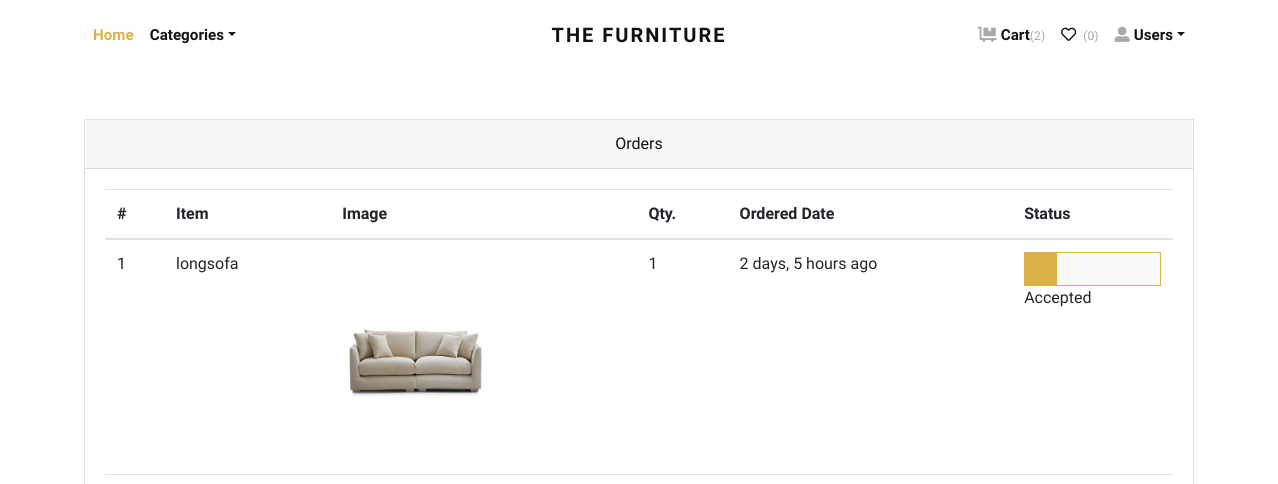
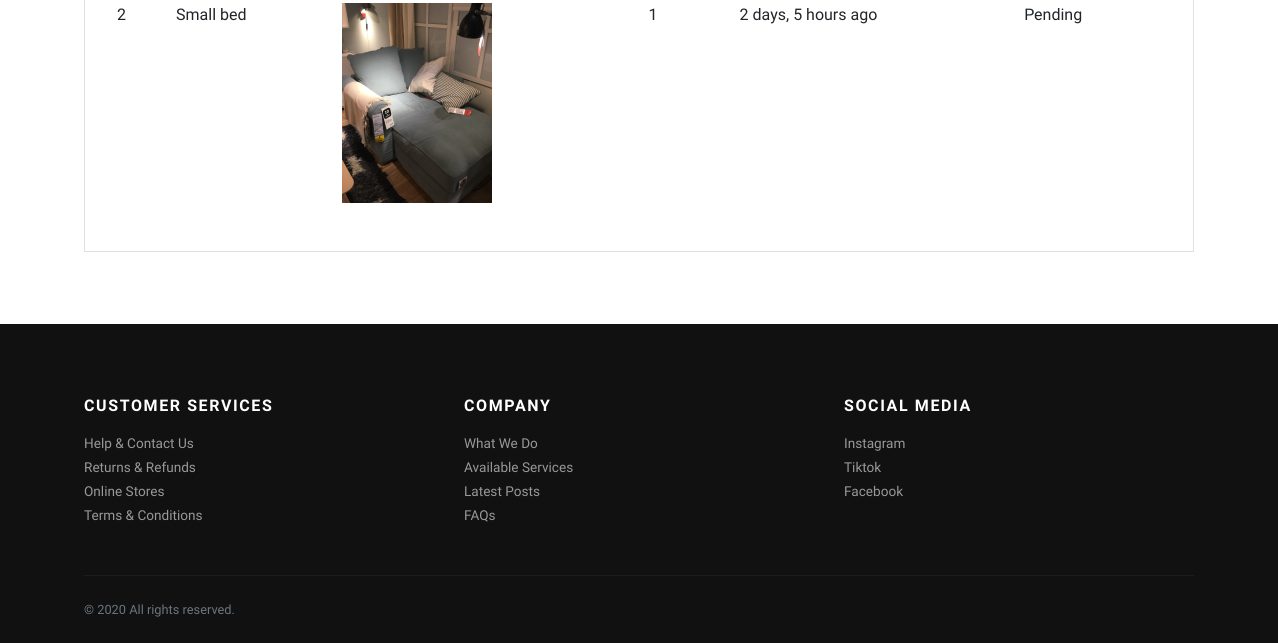
The page /orders/ (signed in) on the database as committed earlier (2 pictures, top to bottom).
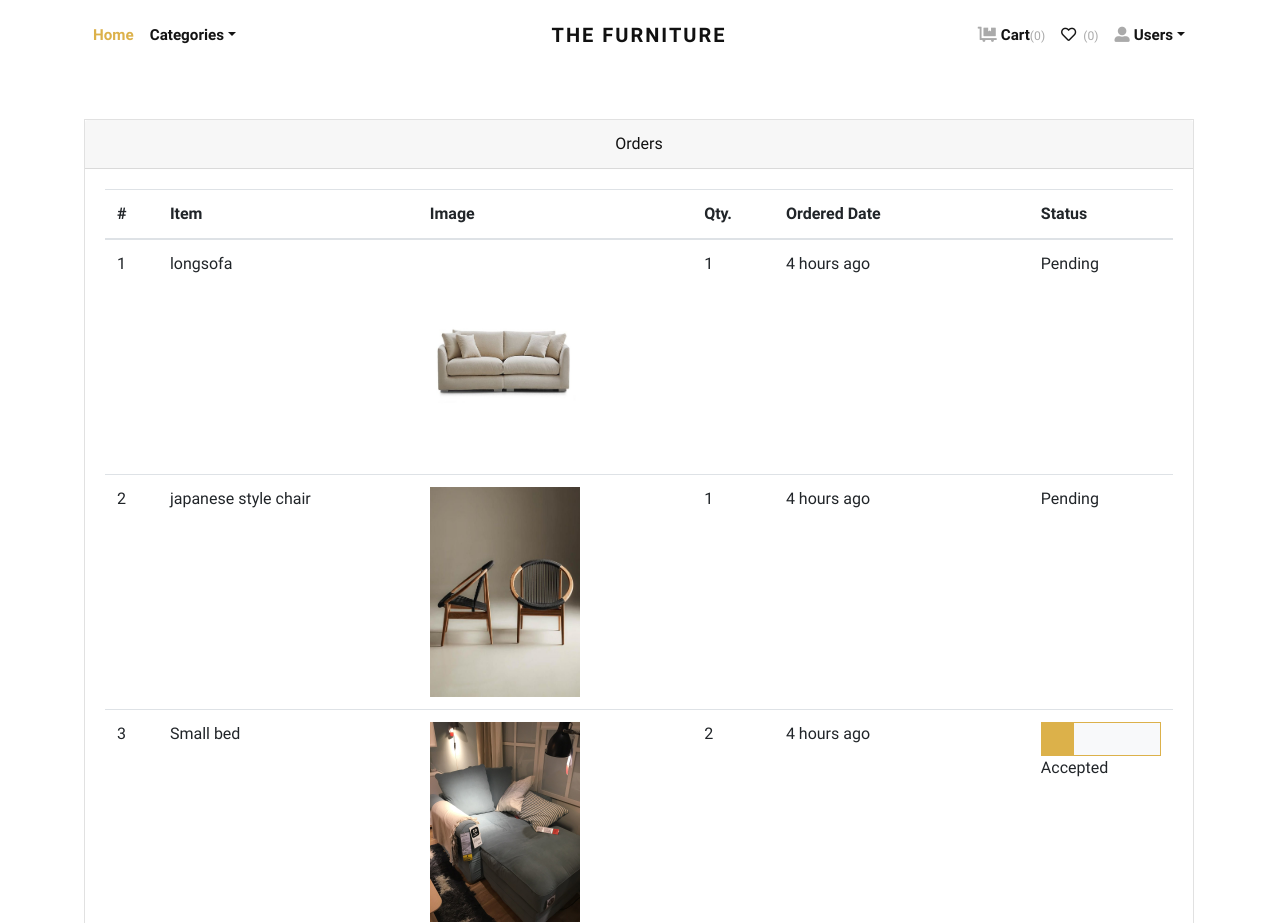
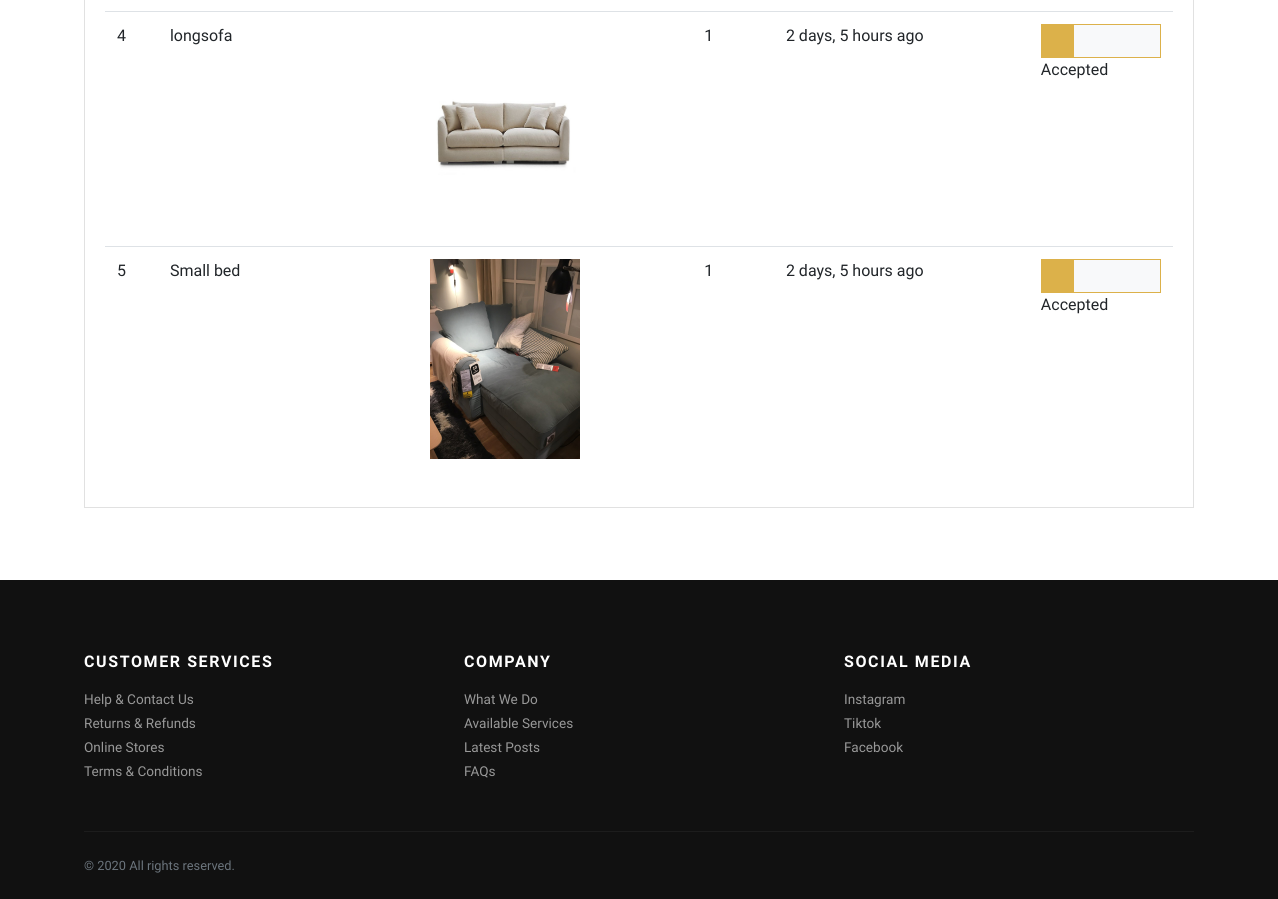
The same page on the database as committed later (2 pictures, top to bottom).
### store/models.py (models this page shows, shortened)
class Order(models.Model):
    user = models.ForeignKey(User, verbose_name="User", on_delete=models.CASCADE)
    address = models.ForeignKey(Address, verbose_name="Shipping Address", on_delete=models.CASCADE)
    product = models.ForeignKey(Product, verbose_name="Product", on_delete=models.CASCADE)
    quantity = models.PositiveIntegerField(verbose_name="Quantity")
    payment_method = models.CharField(
        max_length=10,
        default="COD"
    )
    payment_proof = models.ImageField(
        upload_to='payment_proofs',
        blank=True,
        null=True,
        verbose_name="Payment Proof Screenshot"
    )
    payment_status = models.CharField(
        choices=PAYMENT_STATUS_CHOICES,
        max_length=20,
        default="Pending",
        verbose_name="Payment Verification Status"
    )
    payment_verified_at = models.DateTimeField(
        blank=True,
        null=True,
        verbose_name="Payment Verified Date"
    )
    admin_notes = models.TextField(
        blank=True,
        null=True,
        verbose_name="Admin Notes"
    )
    ordered_date = models.DateTimeField(auto_now_add=True, verbose_name="Ordered Date")
    status = models.CharField(
        choices=STATUS_CHOICES,
        max_length=50,
        default="Pending"
    )

class Product(models.Model):
    title = models.CharField(max_length=150, verbose_name="Product Title")
    slug = models.SlugField(max_length=160, verbose_name="Product Slug")
    sku = models.CharField(max_length=255, unique=True, verbose_name="Unique Product ID (SKU)")
    short_description = models.TextField(verbose_name="Short Description")
    detail_description = models.TextField(blank=True, null=True, verbose_name="Detail Description")
    product_image = models.ImageField(upload_to='product', blank=True, null=True, verbose_name="Product Image")
    price = models.DecimalField(max_digits=8, decimal_places=2)
    category = models.ForeignKey(Category, verbose_name="Product Categoy", on_delete=models.CASCADE)
    is_active = models.BooleanField(verbose_name="Is Active?")
    is_featured = models.BooleanField(verbose_name="Is Featured?")
    created_at = models.DateTimeField(auto_now_add=True, verbose_name="Created Date")
    updated_at = models.DateTimeField(auto_now=True, verbose_name="Updated Date")
    class Meta:
        verbose_name_plural = 'Products'
        ordering = ('-created_at', )

### store/views.py (the view)
# urls.py: path('orders/', views.orders, name="orders"),
@login_required
def orders(request):
    orders = Order.objects.filter(user=request.user).order_by('-ordered_date')
    return render(request, 'store/orders.html', {'orders': orders})

### store/context_preprocessors.py (called while the page is built)
def store_menu(request):
    categories = Category.objects.filter(is_active=True)
    context = {
        'categories_menu': categories,
    }
    return context

def cart_menu(request):
    if request.user.is_authenticated:
        cart_items= Cart.objects.filter(user=request.user)
        context = {
            'cart_items': cart_items,
        }
    else:
        context = {}
    return context

### templates/store/orders.html (shortened to what this page needs)
{% extends 'base.html' %}
{% load static %}
{% load humanize %}
    {% block content %}
      <div class="container py-5">
        <div class="row">
          <div class="col-lg-12">
            <div class="card mb-4" id="tables">
              <div class="card-header text-center">Orders</div>
              <div class="card-body">
                <table class="table table-hover">
                  <thead>
                    <tr>
                      <th>#</th>
                      <th>Item</th>
                      <th>Image</th>
                      <th>Qty.</th>
                      <th>Ordered Date</th>
                      <th>Status</th>
                    </tr>
                  </thead>
                  <tbody>
                    {% if orders %}
                    {% for order in orders %}
                    <tr>
                      <td>{{forloop.counter}}</td>
                      <td>{{order.product.title}}</td>
                      <td>
                        {% if order.product.product_image %}
                          <img src="{{order.product.product_image.url}}" alt="{{order.product.product_ttile}}" style="width:150px;">
                        {% endif %}
                      </td>
                      <td>{{order.quantity}}</td>
                      <td>{{order.ordered_date|naturaltime}}</td>
                      <td>
                        {% if order.status == 'Accepted' %}
                        <div class="bg-light border border-primary">
                            <div class="p-3 bg-primary" style="width:0;"></div>
                        </div>
                        {% endif %}
                        {{order.status}}
                      </td>
                    </tr>
                    {% endfor %}
                    {% endif %}
                  </tbody>
                </table>
              </div>
            </div>
          </div>
        </div>
      </div>
{% endblock content %}

### templates/base.html (shortened to what this page needs)
{% load static %}
<!DOCTYPE html>
<html>
  <head>
    <link rel="stylesheet" href="{% static 'vendor/bootstrap/css/bootstrap.min.css' %}">
    <link rel="stylesheet" href="{% static 'vendor/lightbox2/css/lightbox.min.css' %}">
    <link rel="stylesheet" href="{% static 'vendor/nouislider/nouislider.min.css' %}">
    <link rel="stylesheet" href="{% static 'vendor/bootstrap-select/css/bootstrap-select.min.css' %}">
    <link rel="stylesheet" href="{% static 'vendor/owl.carousel2/assets/owl.carousel.min.css' %}">
    <link rel="stylesheet" href="{% static 'vendor/owl.carousel2/assets/owl.theme.default.css' %}">
    <link rel="stylesheet" href="{% static 'css/style.default.css' %}" id="theme-stylesheet">
    <link rel="stylesheet" href="{% static 'css/custom.css' %}">
  </head>
  <body>
    <div class="page-holder">
      {% include 'navbar.html' %}
      {% block content %}
      {% endblock content %}
      {% include 'footer.html' %}
      {% include 'scripts.html' %}

### templates/navbar.html (shortened to what this page needs)
{% load static %}
    <header class="header">
        <div class="container px-0 px-lg-3">
          <nav class="navbar navbar-expand-lg navbar-light py-3 px-lg-0"><a class="navbar-brand" href="{% url 'store:home' %}"><span class="font-weight-bold text-uppercase text-dark">The Furniture</span></a>
            <div class="collapse navbar-collapse" id="navbarSupportedContent">
              <ul class="navbar-nav mr-auto">
                <li class="nav-item">
                  <a class="nav-link active" href="{% url 'store:home' %}">Home</a>
                </li>
                <li class="nav-item dropdown"><a class="nav-link dropdown-toggle" id="pagesDropdown" href="#" data-toggle="dropdown" aria-haspopup="true" aria-expanded="false">Categories</a>
                </li>
              </ul>
              <ul class="navbar-nav ml-auto">
                {% if request.user.is_authenticated %}
                  <li class="nav-item"><a class="nav-link" href="{% url 'store:cart' %}"> <i class="fas fa-dolly-flatbed mr-1 text-gray"></i>Cart<small class="text-gray">({{cart_items.count}})</small></a></li>
                  <li class="nav-item"><a class="nav-link" href="#"> <i class="far fa-heart mr-1"></i><small class="text-gray"> (0)</small></a></li>
                  <li class="nav-item dropdown"><a class="nav-link dropdown-toggle" id="pagesDropdown" href="#" data-toggle="dropdown" aria-haspopup="true" aria-expanded="false"><i class="fas fa-user-alt mr-1 text-gray"></i>Users</a></a>
                </li>
                {% else %}
                  <li class="nav-item"><a class="nav-link" href="{% url 'store:login' %}">Login</a></li>
                  <li class="nav-item"><a class="nav-link" href="{% url 'store:register' %}">Create Account</a></li>
                {% endif %}
              </ul>
            </div>
          </nav>
        </div>
      </header>

### templates/footer.html
<footer class="bg-dark text-white">
        <div class="container py-4">
          <div class="row py-5">
            <div class="col-md-4 mb-3 mb-md-0">
              <h6 class="text-uppercase mb-3">Customer services</h6>
              <ul class="list-unstyled mb-0">
                <li><a class="footer-link" href="#">Help &amp; Contact Us</a></li>
                <li><a class="footer-link" href="#">Returns &amp; Refunds</a></li>
                <li><a class="footer-link" href="#">Online Stores</a></li>
                <li><a class="footer-link" href="#">Terms &amp; Conditions</a></li>
              </ul>
            </div>
            <div class="col-md-4 mb-3 mb-md-0">
              <h6 class="text-uppercase mb-3">Company</h6>
              <ul class="list-unstyled mb-0">
                <li><a class="footer-link" href="#">What We Do</a></li>
                <li><a class="footer-link" href="#">Available Services</a></li>
                <li><a class="footer-link" href="#">Latest Posts</a></li>
                <li><a class="footer-link" href="#">FAQs</a></li>
              </ul>
            </div>
            <div class="col-md-4">
              <h6 class="text-uppercase mb-3">Social media</h6>
              <ul class="list-unstyled mb-0">
                <li><a class="footer-link" href="#">Instagram</a></li>
                <li><a class="footer-link" href="#">Tiktok</a></li>
                <li><a class="footer-link" href="#">Facebook</a></li>
              </ul>
            </div>
          </div>
          <div class="border-top pt-4" style="border-color: #1d1d1d !important">
            <div class="row">
              <div class="col-lg-6">
                <p class="small text-muted mb-0">&copy; 2020 All rights reserved.</p>
              </div>
              <div class="col-lg-6 text-lg-right">
              </div>
            </div>
          </div>
        </div>
      </footer>

### templates/scripts.html (shortened to what this page needs)
{% load static %}
      <link rel="stylesheet" href="https://use.fontawesome.com/releases/v5.7.1/css/all.css">
    </div>
  </body>
</html>

### jewelryshop/static/css/style.default.css (style rules this page uses)
.text-gray { color: #aaa !important; }
.navbar { position: relative; }
@media (min-width: 992px) { .navbar-brand { position: absolute; top: 50%; left: 50%; -webkit-transform: translate(-50%, -50%); transform: translate(-50%, -50%); } }
.footer-link { font-size: 0.85rem; position: relative; color: #999; transition: all 0.3s; }
.footer-link::before { content: '\f0da'; display: inline-block; font-family: 'Font Awesome\ 5 Free'; font-weight: 900; position: absolute; top: 50%; left: 0; -webkit-transform: translateY(-50%); transform: translateY(-50%); color: #fff; transition: all 0.3s; opacity: 0; }
.text-uppercase { text-transform: uppercase; letter-spacing: 0.1em; }
.border { border: 1px solid #dee2e6 !important; }
.border-primary { border-color: #dcb14a !important; }
.navbar { padding: 0.5rem 1rem; }
.navbar-brand { display: inline-block; padding-top: 0.3125rem; padding-bottom: 0.3125rem; margin-right: 1rem; font-size: 1.25rem; }
.navbar-light .navbar-brand { color: #dcb14a; }
.navbar-light .navbar-nav .nav-link { color: rgba(17, 17, 17, 0.99); font-weight: 800; font-size: 0.95rem; transition: all 0.3s; }
.navbar-light .navbar-nav .show > .nav-link, .navbar-light .navbar-nav .active > .nav-link, .navbar-light .navbar-nav .nav-link.show, .navbar-light .navbar-nav .nav-link.active { color: #dcb14a; }
body { font-family: "Libre Franklin", sans-serif; font-size: 1rem; font-weight: 400; line-height: 1.5; color: #111111; background-color: #fff; }
a { color: #dcb14a; text-decoration: none; }
h1, h2, h3, h4, h5, h6, .h1, .h2, .h3, .h4, .h5, .h6 { margin-bottom: 0.5rem; font-family: inherit; font-weight: 900; line-height: 1.2; color: inherit; }
h6, .h6 { font-size: 1rem; }
small, .small { font-size: 80%; font-weight: 400; }
.bg-primary { background-color: #dcb14a !important; }
.bg-light { background-color: #f8f9fa !important; }
.bg-dark { background-color: #111111 !important; }
.text-dark { color: #111111 !important; }
.nav-link { padding: 0.5rem 1rem; }
.card { background-color: #fff; border: 1px solid rgba(17, 17, 17, 0.125); border-radius: 0; }
.card-body { padding: 1.25rem; }
.card-header { padding: 0.75rem 1.25rem; background-color: rgba(17, 17, 17, 0.03); border-bottom: 1px solid rgba(17, 17, 17, 0.125); }
.card-header:first-child { border-radius: calc(0 - 1px) calc(0 - 1px) 0 0; }

Rows that differ between the two databases and show on the page:
added Order: product "longsofa", product.product_image (picture), quantity "1", ordered_date "4 hours ago", status "Pending"
added Order: product "japanese style chair", product.product_image (picture), quantity "1", ordered_date "4 hours ago", status "Pending"
added Order: product "Small bed", product.product_image (picture), quantity "2", ordered_date "4 hours ago", status "Accepted"
changed Order (number 5 of 5 on the later page): status "Pending" → "Accepted"
Other text that changed with them:
{{ cart_items.count }}: "2" → "0"
